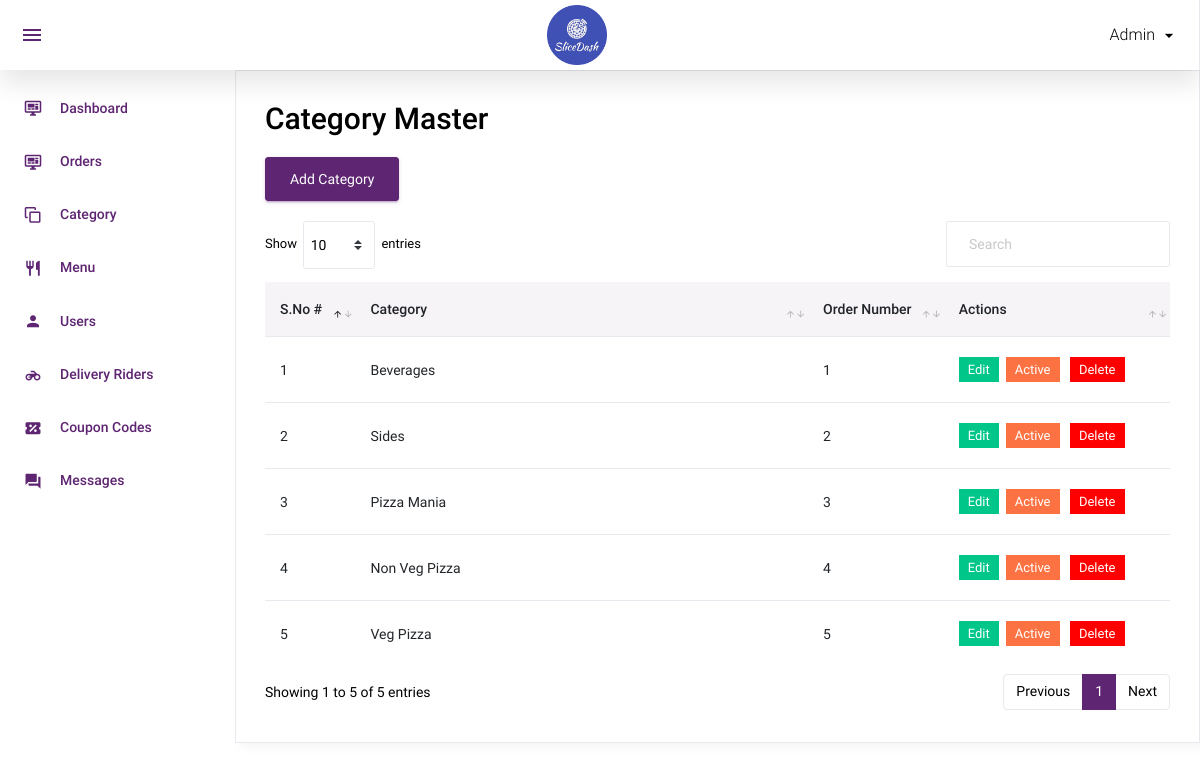
/admin/category.php (signed in), run on the app's committed database.
### tables this page shows
CREATE TABLE `category` (
  `id` int(11) NOT NULL,
  `category` varchar(50) NOT NULL,
  `order_number` int(11) NOT NULL,
  `status` int(11) NOT NULL,
  `added_on` datetime NOT NULL
);

### admin/category.php (the view, shortened to what this page needs)
<?php
include('top.php');
$sql="select * from category order by order_number";
$res=mysqli_query($con,$sql);
?>
  <div class="card">
            <div class="card-body">
              <h1 class="grid_title">Category Master</h1>
			  <a href="manage_category.php" class="btn btn-primary">Add Category</a>
              <div class="row grid_box">
                <div class="col-12">
                  <div class="table-responsive">
                    <table id="order-listing" class="table">
                      <thead>
                        <tr>
                            <th width="10%">S.No #</th>
                            <th width="50%">Category</th>
                            <th width="15%">Order Number</th>
                            <th width="25%">Actions</th>
                        </tr>
                      </thead>
                      <tbody>
                        <?php if(mysqli_num_rows($res)>0){
						$i=1;
						while($row=mysqli_fetch_assoc($res)){
						?>
						<tr>
                            <td><?php echo $i?></td>
                            <td><?php echo $row['category']?></td>
							<td><?php echo $row['order_number']?></td>
							<td>
								<a href="manage_category.php?id=<?php echo $row['id']?>"><label class="badge badge-success hand_cursor">Edit</label></a>&nbsp;
								<?php
								if($row['status']==1){
								?>
								<a href="?id=<?php echo $row['id']?>&type=deactive"><label class="badge badge-danger hand_cursor">Active</label></a>
								<?php
								}else{
								?>
								<a href="?id=<?php echo $row['id']?>&type=active"><label class="badge badge-info hand_cursor">Deactive</label></a>
								<?php
								}
								?>
								<a href="?id=<?php echo $row['id']?>&type=delete"><label class="badge badge-danger delete_red hand_cursor">Delete</label></a>
							</td>
                        </tr>
                        <?php
						$i++;
						} } else { ?>
						<tr>
							<td colspan="5">No data found</td>
						</tr>
						<?php } ?>
                      </tbody>
                    </table>
                  </div>
				</div>
              </div>
            </div>
          </div>
<?php include('footer.php');?>

### data on the page
category: category "Beverages", order_number "1"
category: category "Sides", order_number "2"
category: category "Pizza Mania", order_number "3"
category: category "Non Veg Pizza", order_number "4"
category: category "Veg Pizza", order_number "5"
